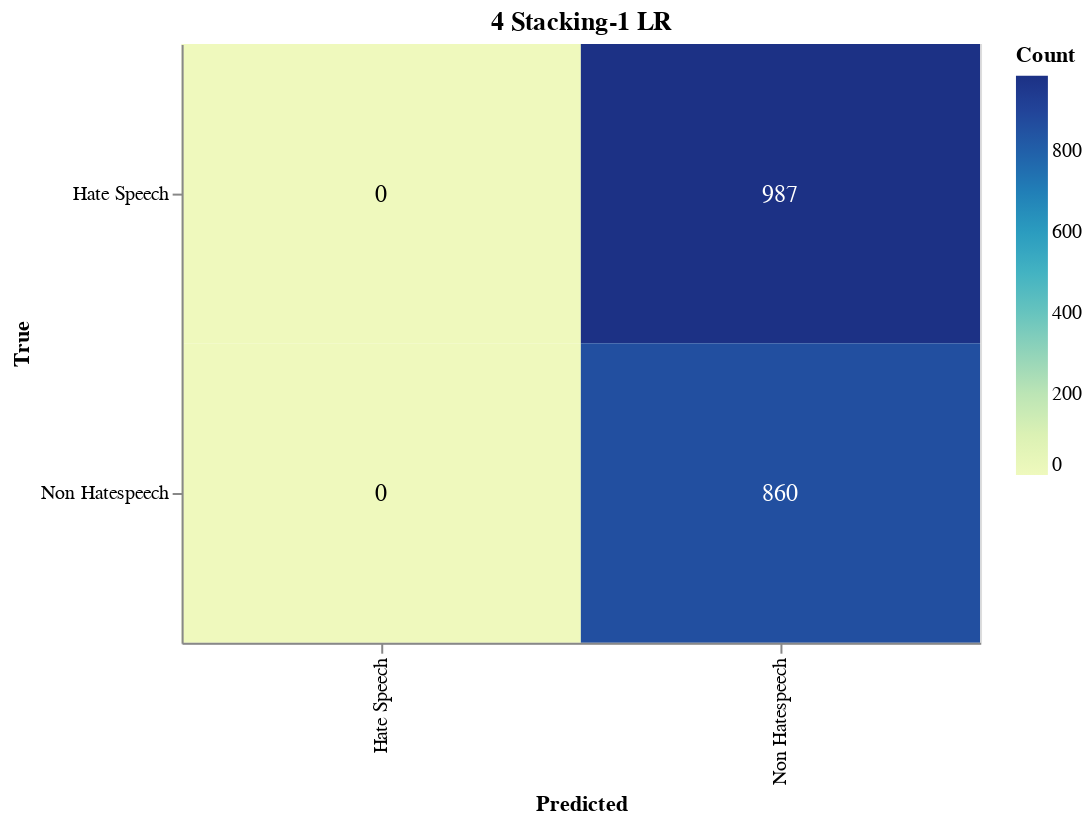

This figure's notebook cell:
### Markdown cell above
#### Save Confusion Matrix

### Code cell
import altair as alt
import altair_saver
import pandas as pd
from sklearn.metrics import confusion_matrix

# Calculate the confusion matrix
cm = confusion_matrix(true_labels, adjusted_predictions)

# Define class names
class_names = ['Hate Speech', 'Non Hatespeech']

# Convert confusion matrix to DataFrame
cm_df = pd.DataFrame(cm, index=class_names, columns=class_names).reset_index().melt(id_vars='index')
cm_df.columns = ['True', 'Predicted', 'Count']

# Ensure the order of categories
cm_df['True'] = pd.Categorical(cm_df['True'], categories=class_names, ordered=True)
cm_df['Predicted'] = pd.Categorical(cm_df['Predicted'], categories=class_names, ordered=True)

# Create the Altair plot
heatmap = alt.Chart(cm_df).mark_rect().encode(
    x=alt.X('Predicted:O', sort=class_names),
    y=alt.Y('True:O', sort=class_names),
    color='Count:Q',
    tooltip=['True', 'Predicted', 'Count']
).properties(
    width=400,
    height=300,
    title='4 Stacking-1 LR'
)

# Add text labels
text = heatmap.mark_text(
    align='center',
    baseline='middle',
    fontSize=12
).encode(
    text='Count:Q',
    color=alt.condition(
        alt.datum.Count > cm.max() / 2,
        alt.value('white'),
        alt.value('black')
    )
)

# Combine heatmap and text
final_chart = heatmap + text

# Display the plot
final_chart.show()

### Figure 1 — Vega-Lite specification as saved in the notebook (floating-point values rounded to 4 significant figures)
{"config": {"view": {"continuousWidth": 300, "continuousHeight": 300}}, "layer": [{"mark": {"type": "rect"}, "encoding": {"color": {"field": "Count", "type": "quantitative"}, "tooltip": [{"field": "True", "type": "ordinal"}, {"field": "Predicted", "type": "ordinal"}, {"field": "Count", "type": "quantitative"}], "x": {"field": "Predicted", "sort": ["Hate Speech", "Non Hatespeech"], "type": "ordinal"}, "y": {"field": "True", "sort": ["Hate Speech", "Non Hatespeech"], "type": "ordinal"}}, "title": "4 Stacking-1 LR"}, {"mark": {"type": "text", "align": "center", "baseline": "middle", "fontSize": 12}, "encoding": {"color": {"condition": {"test": "(datum.Count > 493.5)", "value": "white"}, "value": "black"}, "text": {"field": "Count", "type": "quantitative"}, "tooltip": [{"field": "True", "type": "ordinal"}, {"field": "Predicted", "type": "ordinal"}, {"field": "Count", "type": "quantitative"}], "x": {"field": "Predicted", "sort": ["Hate Speech", "Non Hatespeech"], "type": "ordinal"}, "y": {"field": "True", "sort": ["Hate Speech", "Non Hatespeech"], "type": "ordinal"}}, "title": "4 Stacking-1 LR"}], "data": {"name": "data-010c52edfd2079f09c0236dffc020b77"}, "height": 300, "width": 400, "$schema": "https://vega.github.io/schema/vega-lite/v5.17.0.json", "datasets": {"data-010c52edfd2079f09c0236dffc020b77": [{"True": "Hate Speech", "Predicted": "Hate Speech", "Count": 0}, {"True": "Non Hatespeech", "Predicted": "Hate Speech", "Count": 0}, {"True": "Hate Speech", "Predicted": "Non Hatespeech", "Count": 987}, {"True": "Non Hatespeech", "Predicted": "Non Hatespeech", "Count": 860}]}}
